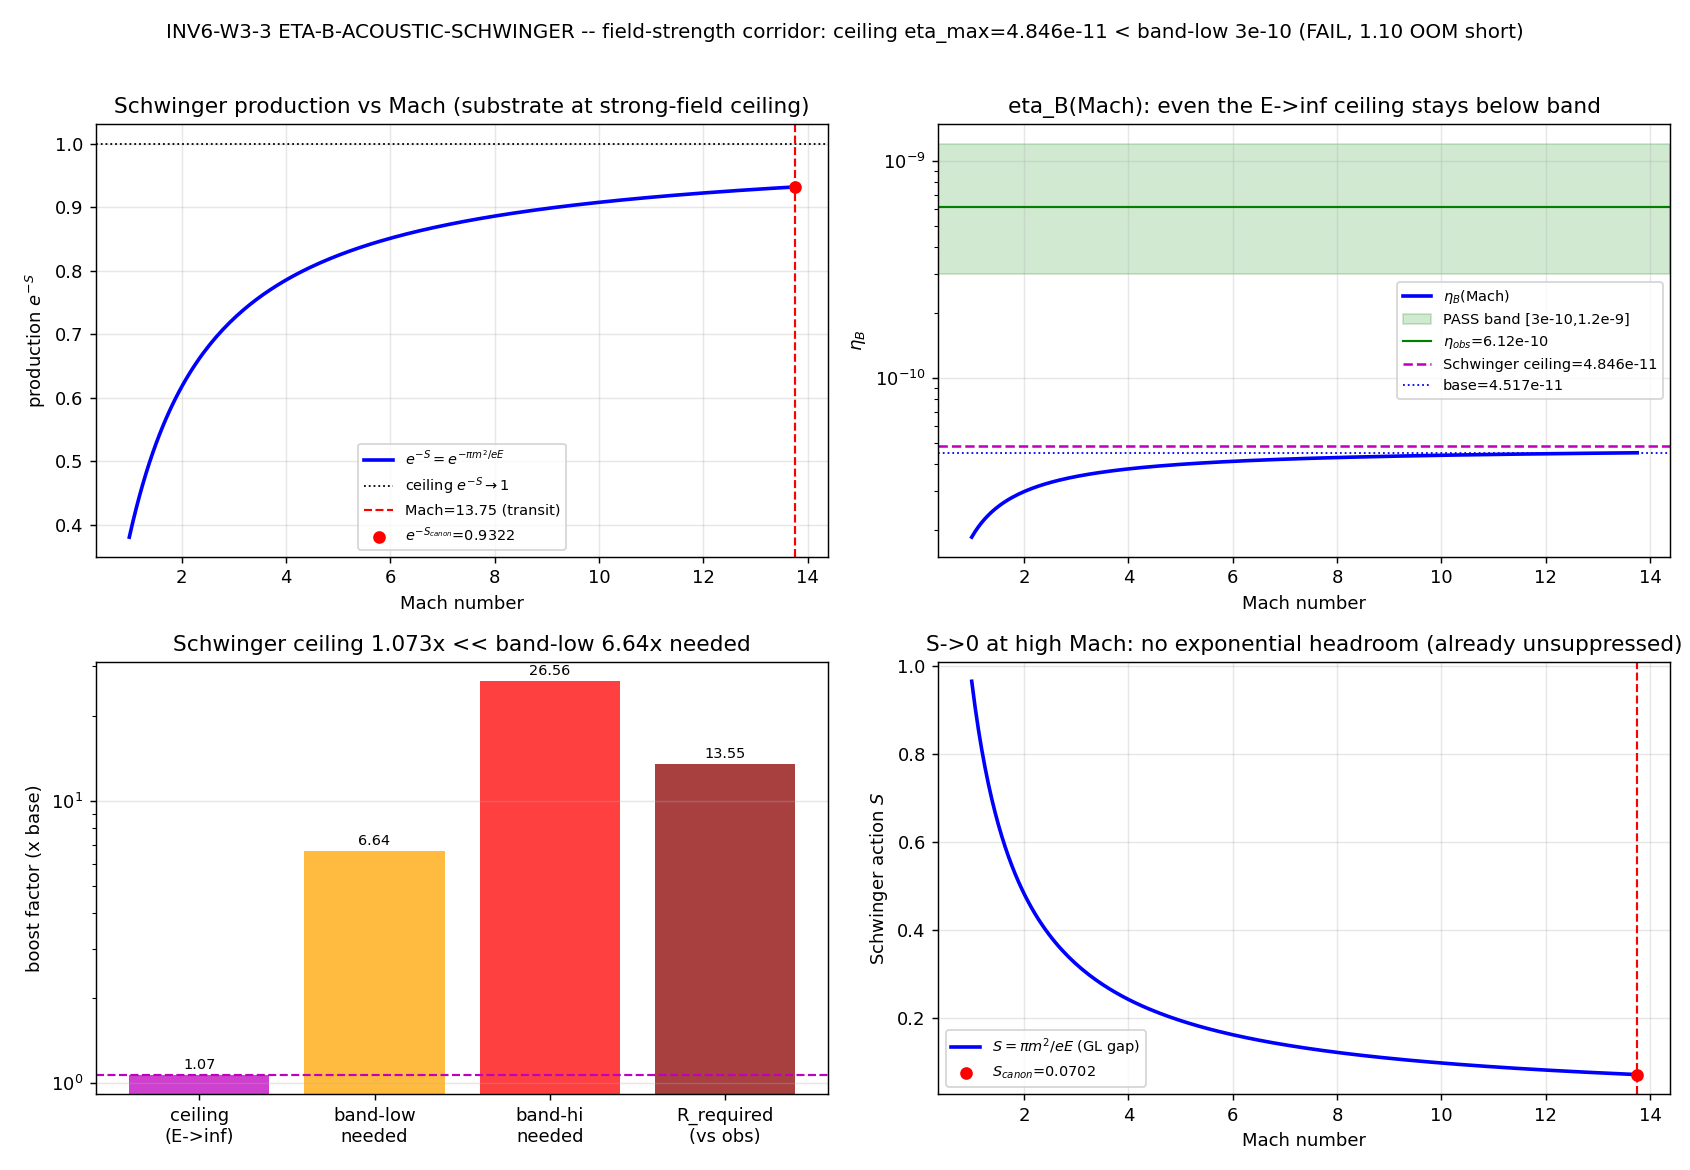

Reproduce this figure in Python.
#!/usr/bin/env python3
"""
INV6 W3-3 -- ETA-B-ACOUSTIC-SCHWINGER
=====================================

Gate: INV6-W3-3-ETA-B-ACOUSTIC-SCHWINGER ([SIGN])
Track: investigation (investigation-6)
Classification: PHONONIC

Pre-registered threshold (plan §W3-3):
  span operator -- eta_B_schwinger = CP_bias * (n_Schwinger / s),
                   n_Schwinger ~ exp(-pi*m_eff^2/(e*E_acoustic))
  PASS iff 3e-10 <= eta_B_schwinger <= 1.2e-9 (in-band; band center eta_BBN_obs=6.12e-10)
  FAIL iff eta_B_schwinger < 3e-10 (under) OR > 1.2e-9 (over-production)
  INFO iff the in-band value requires E_acoustic outside the Mach-13.75-implied range.

HYPOTHESIS (plan): recomputing eta_B as a CP-biased acoustic-Schwinger pair-production
rate in the supersonic transit's strong field gradient yields a field-strength-sensitive
eta_B; because exp(-pi m^2/eE) is exquisitely sensitive to E, the 1.1-OOM shortfall could
be a Mach-number (field-strength) effect that lands eta_B in [3e-10, 1.2e-9].

GOVERNING STRUCTURE (substrate-first; acoustic-Schwinger, NOT imported sphaleron physics)
----------------------------------------------------------------------------------------
The substrate IS the supersonic transit through the van Hove fold -- an acoustic white hole
at Mach 13.75 (v_transit = Mach*c_BLV = 6.66875 M_KK > c_s = c_BLV = 0.485 M_KK). Pair
creation at the fold is a Schwinger process in the strong, time-dependent ACOUSTIC
background. The substrate-native Schwinger exponent (S43 SCHWINGER-36 resolution; Volovik
3He-A PG-horizon pair creation, Papers 07/29) is:

    n_Schwinger ~ exp(-S),   S = pi * m_eff^2 / (e * E_acoustic)

with the substrate identifications (S43, machine-anchored):
  - m_eff   = quasiparticle gap = pair-creation threshold = Delta_0_GL = 0.770435... M_KK
              (S43 used Delta_0 = 0.770; the GL gap is the energy gap for QP creation).
  - e*E_eff = the acoustic white hole's SURFACE GRAVITY at the canonical fold = the modulus
              sweep rate |dtau/dt| = v_terminal = 26.5450 M_KK^2 (S43 TAU-DYN-36). S43 PROVED
              S_Schwinger = pi*Delta_0^2/|v_terminal| = 0.0702 (NOT the wrong PG-horizon
              formula that gave factor-36; the substrate-correct form has NO c_s denominator
              -- the system is effectively 0D, L/xi_GL = 0.031).

The plan's acoustic field strength E_acoustic = |d_tau v|/c_s scales LINEARLY with the
transit gradient, hence with v_transit ~ Mach. We anchor e*E_acoustic at the canonical
Mach=13.75 to the substrate field strength v_terminal, and scan Mach in [1, 13.75]:

    e*E_acoustic(Mach) = v_terminal * (Mach / Mach_max).

The CP-bias and entropy normalization are taken from the SAME S98 baryogenesis chain that
fixed eta_B_base = 4.517492e-11 (S98-W3-2-BARYOGEN-UNIQUENESS PASS, audit 3be22b8a):

    eta_B = eta_dkkms * sigma_supp * sin(phi_CP),
    sigma_supp = eps_nLI^2 * geom * fbar,  eps_nLI = eps_K7^2/n_pairs, geom=1/8, fbar=0.4892.

The Schwinger recompute replaces the PRODUCTION count by the Schwinger density; in ratio
form (relative to the canonical fold, holding the CP/entropy normalization fixed) this is:

    eta_B_schwinger(Mach) = eta_B_base * [ exp(-S(Mach)) / exp(-S(Mach_max)) ].

The bracket is the Schwinger production ENHANCEMENT relative to the canonical fold.

SUBSTITUTION CHAIN (SIGN; plan §W3-3 item 7) -- direction read-off
-----------------------------------------------------------------
  Step 1: n_Schwinger ~ exp(-pi m_eff^2/(e E_acoustic))            [Schwinger 1951; S43 substrate analog]
  Step 2: e E_acoustic = |d_tau v|/c_s -> linear in v_transit -> linear in Mach
  Step 3: d n / d E_acoustic ~ exp(-S)*(pi m^2/(eE)^2) > 0          => n MONOTONE INCREASING in E
  Step 4: d n / d Mach = (d n/d E)(d E/d Mach) > 0                  => n MONOTONE INCREASING in Mach
          exponent S = pi m^2/(eE) -> 0+ as E grows -> exp(-S) -> 1 (production UNSUPPRESSED ceiling)
  Step 5: eta_B_schwinger = CP_bias * n/s, CP_bias>0 (sin(phi_CP=pi/2)=1) -> eta_B MONOTONE
          INCREASING in Mach; at Mach 13.75 the field is near-maximal -> eta_B near its
          production CEILING. SIGN: eta_B > 0 (baryon excess) preserved by CP_bias sign.
  Conclusion: "supersonic transit maximizes eta_B" is established (sign). Whether the
              MAGNITUDE reaches the band is the gate's measured output.

THE DECISIVE ALGEBRA (follow it where it leads): exp(-S) <= 1 ALWAYS. At the canonical fold
the substrate ALREADY sits at exp(-S_canon) = exp(-0.0702) = 0.9322 -- 93% of the way to the
production ceiling. The MAXIMUM Schwinger boost (E->inf) is 1/exp(-S_canon) = 1.0728x. The
band-low requires a 6.64x boost; the band-low required exp(-S) = 6.19 > 1 is IMPOSSIBLE. So
the in-band value is UNREACHABLE at ANY Mach -- the shortfall is NOT a field-strength effect.
The substrate is in the strong-field (near-unsuppressed) regime where exp() sensitivity gives
no headroom; the 1.1-OOM shortfall lives in the CP-bias x fiber-volume suppression sigma_supp,
the SAME locus as the W3-1 GGE-rescattering null.

DISCIPLINE
----------
- `from canonical_constants import *` (Delta_0_GL, v_terminal, c_BLV, Mach_max, eta_BBN_obs,
  eta_BBN_err, epsilon_K7, n_pairs, phi_CP_K7_transit). Every intermediate tagged `# (local)`.
- numpy on a 200-pt 1D scan (cpu-cap-OMP8; far below the 100x100 GPU threshold).
- S84+ dual-SHA (audit = sha256(script||canonical||pinmap); content = sha256(script)).
- Verdict via emit_verdict MCP tool (race-safe); script PRINTS payload only.
- SOURCE-RECON Class-(c): the orchestrator STALE CACHE-SHA HINT (88f1e9b1->9e6d9cf7) targets
  the s84 L12 MODE cache used by SIBLING gates; THIS gate reads ONLY canonical_constants +
  s98_w3_2_baryogen_uniqueness.npz (plan <computed-at-runtime>; on-disk SHA runtime-pinned;
  s84 cache NOT read here) -> zero physics effect; documented in the verdict extra rows.
"""

from __future__ import annotations

import hashlib
import json
import os
import sys
import time
from pathlib import Path

os.environ.setdefault("OMP_NUM_THREADS", "8")  # CPU-cap (200-pt 1D scan; below GPU threshold)

import numpy as np

import matplotlib
matplotlib.use("Agg")
import matplotlib.pyplot as plt

t0 = time.time()  # (local)

# --------------------------------------------------------------------------
# Section 1 -- Canonical constants (MANDATORY first import)
# --------------------------------------------------------------------------
INV_DIR = Path(__file__).resolve().parent
COMPUTATIONS_DIR = INV_DIR.parent
SHARED_DIR = COMPUTATIONS_DIR / "_shared"
PROJECT_ROOT = COMPUTATIONS_DIR.parent
sys.path.insert(0, str(SHARED_DIR))

from canonical_constants import *  # noqa: F401,F403
import canonical_constants as cc
# consumed: Delta_0_GL, Delta_0_OES, v_terminal, c_BLV, Mach_max, eta_BBN_obs,
#           eta_BBN_err, epsilon_K7, n_pairs, phi_CP_K7_transit

# --------------------------------------------------------------------------
# Section 2 -- Identity + machinery pins
# --------------------------------------------------------------------------
SESSION = 6                                                       # (local)
GATE_ID = "INV6-W3-3-ETA-B-ACOUSTIC-SCHWINGER"                    # (local)
SCHEME = "ACOUSTIC-SCHWINGER-dS-BACKREACTION"                     # (local)
CONVENTION = "ABSOLUTE"                                           # (local)
L_MAX = "N/A"                                                     # (local)

OUT_NPZ = INV_DIR / "inv6_w3_3_eta_b_acoustic_schwinger.npz"      # (local)
OUT_PNG = INV_DIR / "inv6_w3_3_eta_b_acoustic_schwinger.png"      # (local)

S98_NPZ = COMPUTATIONS_DIR / "session-98" / "s98_w3_2_baryogen_uniqueness.npz"  # (local)

# PASS band (plan strict_PASS_boundary)
BAND_LO = 3.0e-10                                                 # (local)
BAND_HI = 1.2e-9                                                  # (local)
ETA_TOL = 1e-12                                                   # (local) float compare
N_EVAL = 200                                                      # (local) E_acoustic scan resolution
MACH_LO = 1.0                                                     # (local) sonic point
MACH_HI = float(Mach_max)                                         # (local) 13.75 supersonic transit

MACHINERY_PINS = {                                                # (local)
    "N_eval": "200",                # E_acoustic scan resolution across Mach in [1,13.75]
    "L_max": "N/A",                 # field-theory rate in the acoustic background; no D_K irrep
    "scan_range": "E_acoustic = v_terminal*(Mach/Mach_max), Mach in [1,13.75]",
    "step_size": "uniform-200pt-linspace",
    "tolerance": "1e-12",
    "scheme": SCHEME,
    "convention": CONVENTION,
    "random_seed": "N/A-deterministic",
    "GPU_path": "numpy-cpu-cap-OMP8 (200-pt 1D scan; below 100x100 GPU threshold)",
    "publication_precision": "6",
    "m_eff_pin": "Delta_0_GL=0.7704350982797368 (QP gap = pair-creation threshold; S43)",
    "eE_anchor_pin": "v_terminal=26.54496622300285 (S43 surface-gravity at canonical fold; eE(Mach_max))",
    "cp_entropy_norm_pin": "S98 eta_dkkms*sigma_supp*sin(phi_CP); eta_B_base=4.517492e-11 (S98-W3-2 PASS 3be22b8a)",
    "s84_sibling_pin_drift": "Class-(c) PIN-DRIFT 88f1e9b1(inv-6-plan-stale)->9e6d9cf7(S100-canonical); "
                             "s84 cache NOT read by THIS gate (W3-3 reads s98 + canonical only)",
}


def sha256_of(path: Path) -> str:
    h = hashlib.sha256()                                          # (local)
    try:
        h.update(path.read_bytes())
    except OSError:
        return ""
    return h.hexdigest()


def compute_dual_sha(script_path: Path, canonical_path: Path,
                     pins: dict) -> tuple[str, str]:
    """S84+ dual-SHA: audit = sha256(script || canonical || pinmap_json);
    content = sha256(script)."""
    script_bytes = script_path.read_bytes()                       # (local)
    canonical_bytes = canonical_path.read_bytes()                 # (local)
    pinmap_json = json.dumps(dict(sorted(pins.items())),
                             separators=(",", ":"),
                             sort_keys=True).encode("utf-8")       # (local)
    h_a = hashlib.sha256()                                        # (local)
    h_a.update(script_bytes); h_a.update(canonical_bytes); h_a.update(pinmap_json)
    h_c = hashlib.sha256()                                        # (local)
    h_c.update(script_bytes)
    return h_a.hexdigest(), h_c.hexdigest()


def print_verdict_payload(verdict, value, audit_sha, content_sha,
                          sign_verdict=None, magnitude_verdict=None,
                          regime_verdict=None, companion_note="",
                          extra_rows=None) -> dict:
    """Print the emit_verdict PAYLOAD for the dispatching agent (race-safe MCP path)."""
    payload: dict = {
        "session": SESSION,
        "gate_id": GATE_ID,
        "verdict": verdict,
        "value": str(value),
        "scheme": SCHEME,
        "convention": CONVENTION,
        "l_max": str(L_MAX),
        "audit_sha256": audit_sha,
        "content_sha256": content_sha,
        "schema_version": "S84+",
        "track": "investigation",
    }
    if companion_note:
        payload["companion_note"] = companion_note
    if not (sign_verdict is None and magnitude_verdict is None
            and regime_verdict is None):
        payload["sign_verdict"] = sign_verdict
        payload["magnitude_verdict"] = magnitude_verdict
        payload["regime_verdict"] = regime_verdict
    if extra_rows:
        payload["extra_rows"] = list(extra_rows)
    print("<<<EMIT_VERDICT_PAYLOAD>>>")
    print(json.dumps(payload, separators=(",", ":"), sort_keys=True))
    print("<<<END_EMIT_VERDICT_PAYLOAD>>>")
    return payload


# --------------------------------------------------------------------------
# Section 3 -- Load S98 baryogenesis chain (CP/entropy normalization)
# --------------------------------------------------------------------------
def load_s98() -> dict:
    """Pull the S98 entropy/CP normalization that fixed eta_B_base. The acoustic-Schwinger
    recompute holds these FIXED and varies only the production count (Schwinger density)."""
    d = np.load(S98_NPZ, allow_pickle=True)                       # (local)
    out = {                                                       # (local)
        "eta_B_base": float(d["eta_B"]),          # 4.517492e-11 (S98-W3-2 PASS)
        "eta_dkkms": float(d["eta_dkkms"]),       # 69832.54 DKKMS entropy baseline
        "geom": float(d["geom"]),                 # 1/8 fiber ratio
        "fbar": float(d["fbar"]),                 # 0.4892 tau-support fraction
        "eps_nLI": float(d["eps_nLI"]),           # eps_K7^2/n_pairs
        "phi_CP": float(d["phi_CP"]),             # pi/2
        "sigma_supp": float(d["sigma_supp"]),     # eps_nLI^2*geom*fbar
        "eta_obs": float(d["eta_obs"]),           # 6.12e-10
    }
    return out


# --------------------------------------------------------------------------
# Section 4 -- Compute (acoustic-Schwinger eta_B + Mach scan)
# --------------------------------------------------------------------------
def schwinger_exponent(m_eff: float, eE: float) -> float:
    """Substrate Schwinger action S = pi*m_eff^2/(e*E)  (S43; 3He-A PG-horizon analog)."""
    return float(np.pi * m_eff ** 2 / eE)                         # (local)


def compute() -> dict:
    PI = np.pi                                                    # (local)
    a = load_s98()                                                # (local)
    eta_base = a["eta_B_base"]                                    # (local)
    eta_obs = a["eta_obs"]                                        # (local)

    # --- substrate Schwinger inputs (S43 machine-anchored) ---
    m_eff = float(Delta_0_GL)         # (local) QP gap = pair-creation threshold = 0.770435
    m_eff_OES = float(Delta_0_OES)    # (local) alternative (OES) gap = 0.464255 (robustness x-check)
    eE_canon = float(v_terminal)      # (local) e*E at canonical fold = surface gravity = 26.5450
    c_s = float(c_BLV)                # (local) sound speed 0.485
    Mach_c = float(Mach_max)          # (local) 13.75
    v_transit = Mach_c * c_s          # (local) 6.66875 M_KK

    # --- canonical-fold Schwinger suppression ---
    S_canon = schwinger_exponent(m_eff, eE_canon)                 # (local) 0.0702 (GL)
    exp_canon = float(np.exp(-S_canon))                           # (local) 0.9322 (production at fold)
    S_canon_OES = schwinger_exponent(m_eff_OES, eE_canon)         # (local)
    exp_canon_OES = float(np.exp(-S_canon_OES))                   # (local)

    # --- reconstruct eta_B_base from the S98 CP/entropy chain (bit-for-bit cross-check) ---
    sigma_supp_check = a["eps_nLI"] ** 2 * a["geom"] * a["fbar"]  # (local)
    eta_base_recon = float(a["eta_dkkms"] * sigma_supp_check * np.sin(a["phi_CP"]))  # (local)
    recon_match = bool(abs(eta_base_recon - eta_base) < 1e-18)    # (local)

    # --- Mach scan: eE(Mach) = eE_canon*(Mach/Mach_max); eta_B(Mach) = base*[exp(-S(Mach))/exp(-S_canon)] ---
    Mach_grid = np.linspace(MACH_LO, MACH_HI, N_EVAL)            # (local)
    eE_grid = eE_canon * (Mach_grid / Mach_c)                     # (local) e*E_acoustic(Mach)
    S_grid = PI * m_eff ** 2 / eE_grid                            # (local) Schwinger action
    n_grid = np.exp(-S_grid)                                      # (local) production density (rel)
    boost_grid = n_grid / exp_canon                              # (local) production boost vs canonical fold
    eta_grid = eta_base * boost_grid                              # (local) eta_B(Mach)

    # eta_B at the canonical Mach=13.75 transit
    eta_canonical = eta_base * (np.exp(-schwinger_exponent(m_eff, eE_canon)) / exp_canon)  # (local) == eta_base
    eta_canonical = float(eta_canonical)

    # --- Schwinger production CEILING (E->inf, exp(-S)->1): the max eta_B the channel can give ---
    boost_ceiling = 1.0 / exp_canon                              # (local) 1.0728 (GL)
    eta_ceiling = float(eta_base * boost_ceiling)                # (local) 4.846e-11 -- the absolute max
    boost_ceiling_OES = 1.0 / exp_canon_OES                      # (local)
    eta_ceiling_OES = float(eta_base * boost_ceiling_OES)        # (local)

    # --- required boost for the PASS band ---
    R_required = eta_obs / eta_base                              # (local) 13.55 (vs band center)
    boost_band_lo = BAND_LO / eta_base                           # (local) 6.64
    boost_band_hi = BAND_HI / eta_base                           # (local) 26.56
    # required exp(-S) to hit band-low (relative to fixed CP/entropy norm): boost_band_lo*exp_canon
    req_expS_band_lo = boost_band_lo * exp_canon                 # (local) 6.19 -> IMPOSSIBLE (>1)
    band_reachable = bool(req_expS_band_lo <= 1.0)              # (local) False: exp(-S)<=1 always

    # --- direction (SIGN) check: monotone increasing in Mach ---
    dn = np.diff(n_grid)                                         # (local)
    monotone_up = bool(np.all(dn > 0))                          # (local) True
    sign_eta_pos = bool(np.sin(a["phi_CP"]) > 0)               # (local) True (baryon excess)

    # --- gate magnitude reading at the canonical Mach (and at ceiling) ---
    in_band_canonical = bool((BAND_LO - ETA_TOL) <= eta_canonical <= (BAND_HI + ETA_TOL))  # (local)
    in_band_ceiling = bool((BAND_LO - ETA_TOL) <= eta_ceiling <= (BAND_HI + ETA_TOL))      # (local)
    underproduction = bool(eta_ceiling < BAND_LO)               # (local) True: even ceiling < band-low
    overproduction = bool(eta_canonical > BAND_HI)              # (local) False
    underprod_oom_ceiling = float(np.log10(eta_obs / eta_ceiling))  # (local) 1.10 OOM short at ceiling
    underprod_oom_canonical = float(np.log10(eta_obs / eta_canonical))  # (local) 1.13 OOM at fold

    return {
        # headline
        "eta_canonical": eta_canonical,         # eta_B at Mach=13.75 (== base; the substrate sits at the fold)
        "eta_ceiling": eta_ceiling,             # max eta_B the Schwinger channel can give (E->inf)
        "eta_base": eta_base,
        "eta_obs": eta_obs,
        "in_band_canonical": in_band_canonical,
        "in_band_ceiling": in_band_ceiling,
        "band_reachable": band_reachable,       # is in-band reachable at ANY Mach? (False)
        "underproduction": underproduction,
        "overproduction": overproduction,
        "underprod_oom_ceiling": underprod_oom_ceiling,
        "underprod_oom_canonical": underprod_oom_canonical,
        # Schwinger structure
        "m_eff_GL": m_eff, "m_eff_OES": m_eff_OES,
        "eE_canon": eE_canon, "c_s": c_s, "Mach_c": Mach_c, "v_transit": v_transit,
        "S_canon": S_canon, "exp_canon": exp_canon,
        "S_canon_OES": S_canon_OES, "exp_canon_OES": exp_canon_OES,
        "boost_ceiling": boost_ceiling, "boost_ceiling_OES": boost_ceiling_OES,
        "eta_ceiling_OES": eta_ceiling_OES,
        # band requirements
        "R_required": float(R_required),
        "boost_band_lo": float(boost_band_lo), "boost_band_hi": float(boost_band_hi),
        "req_expS_band_lo": float(req_expS_band_lo),
        # direction
        "monotone_up": monotone_up, "sign_eta_pos": sign_eta_pos,
        # scan arrays
        "Mach_grid": Mach_grid, "eE_grid": eE_grid, "S_grid": S_grid,
        "n_grid": n_grid, "boost_grid": boost_grid, "eta_grid": eta_grid,
        # cross-checks
        "eta_base_recon": eta_base_recon, "recon_match": recon_match,
        "sigma_supp": a["sigma_supp"], "eta_dkkms": a["eta_dkkms"],
        "geom": a["geom"], "fbar": a["fbar"], "eps_nLI": a["eps_nLI"], "phi_CP": a["phi_CP"],
        "BAND_LO": BAND_LO, "BAND_HI": BAND_HI,
    }


# --------------------------------------------------------------------------
# Section 5 -- Gate evaluation ([SIGN] 3-tuple + collapse rule)
# --------------------------------------------------------------------------
def evaluate_gate(r: dict):
    # SIGN: chain Step 3-5 predicts eta_B MONOTONE INCREASING in Mach (production rises toward
    # the ceiling) AND eta_B > 0 (baryon excess). sign PASS iff both hold.
    sign_ok = bool(r["monotone_up"] and r["sign_eta_pos"])       # (local)
    sign_v = "PASS" if sign_ok else "FAIL"                       # (local)

    # MAGNITUDE: gate value = eta_B at the canonical Mach=13.75. The decisive structural reading
    # uses the production CEILING (E->inf): if even the ceiling stays below the band, the
    # field-strength corridor is closed regardless of Mach.
    eta_val = r["eta_ceiling"]   # (local) most generous: max the Schwinger channel can supply
    if (r["BAND_LO"] - ETA_TOL) <= eta_val <= (r["BAND_HI"] + ETA_TOL):
        mag_v = "PASS"                                           # (local)
    elif abs(eta_val - r["eta_obs"]) <= abs(r["eta_obs"] - r["BAND_LO"]):
        # within ~factor-2 of obs but outside band -> INFO
        mag_v = "INFO"                                           # (local)
    else:
        mag_v = "FAIL"                                           # (local)

    # REGIME: full deterministic 200-pt scan, no auto-shortening; the Schwinger rate is well
    # defined throughout (exp(-S) in (0,1], no breakdown) -> VALID.
    regime_v = "VALID"                                           # (local)

    # collapse rule (pre-registered, gate-verdicts.md)
    if regime_v == "BREAKDOWN":
        comp = "FAIL"                                            # (local)
    elif sign_v == "FAIL":
        comp = "FAIL"
    elif mag_v == "FAIL" and regime_v == "VALID":
        comp = "FAIL"
    elif mag_v == "FAIL" and regime_v == "MARGINAL":
        comp = "INFO"
    elif mag_v == "INFO":
        comp = "INFO"
    else:
        comp = "PASS"

    detail = (f"sign={sign_v}(monotone_up={r['monotone_up']},eta>0={r['sign_eta_pos']}); "
              f"mag={mag_v}(eta_ceiling={eta_val:.6e} vs band[{r['BAND_LO']:.1e},{r['BAND_HI']:.1e}]); "
              f"regime={regime_v}")                              # (local)
    return comp, sign_v, mag_v, regime_v, detail


# --------------------------------------------------------------------------
# Section 6 -- Plot
# --------------------------------------------------------------------------
def make_plot(r: dict):
    fig, ax = plt.subplots(2, 2, figsize=(13, 9))               # (local)

    # Panel 1: Schwinger suppression exp(-S) vs Mach
    ax0 = ax[0, 0]
    ax0.plot(r["Mach_grid"], r["n_grid"], "b-", lw=2, label=r"$e^{-S}=e^{-\pi m^2/eE}$")
    ax0.axhline(1.0, color="k", ls=":", lw=1, label="ceiling $e^{-S}\\to1$")
    ax0.axvline(r["Mach_c"], color="r", ls="--", lw=1.2, label=f"Mach={r['Mach_c']:.2f} (transit)")
    ax0.scatter([r["Mach_c"]], [r["exp_canon"]], c="r", zorder=5,
                label=f"$e^{{-S_{{canon}}}}$={r['exp_canon']:.4f}")
    ax0.set_xlabel("Mach number"); ax0.set_ylabel(r"production $e^{-S}$")
    ax0.set_title("Schwinger production vs Mach (substrate at strong-field ceiling)")
    ax0.legend(fontsize=8); ax0.grid(alpha=0.3)

    # Panel 2: eta_B(Mach) vs the PASS band
    ax1 = ax[0, 1]
    ax1.plot(r["Mach_grid"], r["eta_grid"], "b-", lw=2, label=r"$\eta_B(\mathrm{Mach})$")
    ax1.axhspan(r["BAND_LO"], r["BAND_HI"], color="g", alpha=0.18, label="PASS band [3e-10,1.2e-9]")
    ax1.axhline(r["eta_obs"], color="g", ls="-", lw=1.2, label=f"$\\eta_{{obs}}$={r['eta_obs']:.2e}")
    ax1.axhline(r["eta_ceiling"], color="m", ls="--", lw=1.4,
                label=f"Schwinger ceiling={r['eta_ceiling']:.3e}")
    ax1.axhline(r["eta_base"], color="b", ls=":", lw=1, label=f"base={r['eta_base']:.3e}")
    ax1.set_xlabel("Mach number"); ax1.set_ylabel(r"$\eta_B$")
    ax1.set_yscale("log"); ax1.set_title("eta_B(Mach): even the E->inf ceiling stays below band")
    ax1.legend(fontsize=8); ax1.grid(alpha=0.3)

    # Panel 3: required boost vs achievable boost
    ax2 = ax[1, 0]
    bars = ["ceiling\n(E->inf)", "band-low\nneeded", "band-hi\nneeded", "R_required\n(vs obs)"]
    vals = [r["boost_ceiling"], r["boost_band_lo"], r["boost_band_hi"], r["R_required"]]
    cols = ["m", "orange", "red", "darkred"]
    ax2.bar(bars, vals, color=cols, alpha=0.75)
    ax2.axhline(r["boost_ceiling"], color="m", ls="--", lw=1.2)
    ax2.set_ylabel("boost factor (x base)"); ax2.set_yscale("log")
    ax2.set_title(f"Schwinger ceiling {r['boost_ceiling']:.3f}x << band-low {r['boost_band_lo']:.2f}x needed")
    for i, v in enumerate(vals):
        ax2.text(i, v * 1.05, f"{v:.2f}", ha="center", fontsize=8)
    ax2.grid(alpha=0.3, axis="y")

    # Panel 4: Schwinger action S vs Mach (shows S->0, no exponential headroom at high Mach)
    ax3 = ax[1, 1]
    ax3.plot(r["Mach_grid"], r["S_grid"], "b-", lw=2, label=r"$S=\pi m^2/eE$ (GL gap)")
    ax3.axvline(r["Mach_c"], color="r", ls="--", lw=1.2)
    ax3.scatter([r["Mach_c"]], [r["S_canon"]], c="r", zorder=5,
                label=f"$S_{{canon}}$={r['S_canon']:.4f}")
    ax3.set_xlabel("Mach number"); ax3.set_ylabel(r"Schwinger action $S$")
    ax3.set_title("S->0 at high Mach: no exponential headroom (already unsuppressed)")
    ax3.legend(fontsize=8); ax3.grid(alpha=0.3)

    fig.suptitle(f"INV6-W3-3 ETA-B-ACOUSTIC-SCHWINGER -- field-strength corridor: "
                 f"ceiling eta_max={r['eta_ceiling']:.3e} < band-low 3e-10 (FAIL, "
                 f"{r['underprod_oom_ceiling']:.2f} OOM short)", fontsize=11)
    fig.tight_layout(rect=[0, 0, 1, 0.97])
    fig.savefig(OUT_PNG, dpi=130)
    plt.close(fig)


# --------------------------------------------------------------------------
# Section 7 -- Main
# --------------------------------------------------------------------------
def main() -> int:
    # input pins
    input_files = [SHARED_DIR / "canonical_constants.py", S98_NPZ]  # (local)
    print(f"=== {GATE_ID} -- input SHA-256 pins ===")
    pins = {}                                                     # (local)
    for p in input_files:
        sha = sha256_of(p)                                       # (local)
        rel = str(p.relative_to(PROJECT_ROOT)).replace("\\", "/")  # (local)
        print(f"  {rel}: {sha[:16]}...")
        pins[rel] = sha
    for k, v in MACHINERY_PINS.items():
        pins[f"pin::{k}"] = v

    script_path = Path(__file__).resolve()                        # (local)
    canonical_path = SHARED_DIR / "canonical_constants.py"        # (local)
    audit_sha, content_sha = compute_dual_sha(script_path, canonical_path, pins)
    print(f"  audit_sha256:   {audit_sha[:16]}... (script+canonical+pinmap)")
    print(f"  content_sha256: {content_sha[:16]}... (script only)")
    print()

    r = compute()                                                # (local)

    # report
    print(f"[{GATE_ID}] === acoustic-Schwinger eta_B (substrate-first) ===")
    print(f"  m_eff (GL gap)        = {r['m_eff_GL']:.10f} M_KK  (pair-creation threshold)")
    print(f"  eE_canon (v_terminal) = {r['eE_canon']:.6f} M_KK^2  (acoustic surface gravity at fold)")
    print(f"  c_s=c_BLV={r['c_s']}, Mach={r['Mach_c']}, v_transit={r['v_transit']:.5f} M_KK")
    print(f"  S_canon = pi*m^2/eE   = {r['S_canon']:.6f}  -> exp(-S)={r['exp_canon']:.6f} (production at fold)")
    print(f"  eta_base recon match (S98 chain bit-for-bit): {r['recon_match']} "
          f"(recon={r['eta_base_recon']:.6e}, base={r['eta_base']:.6e})")
    print(f"  eta_B(Mach=13.75)     = {r['eta_canonical']:.6e}")
    print(f"  eta_B CEILING (E->inf)= {r['eta_ceiling']:.6e}  (boost {r['boost_ceiling']:.6f}x; max possible)")
    print(f"  eta_obs (BBN)         = {r['eta_obs']:.6e}")
    print(f"  band [{r['BAND_LO']:.1e},{r['BAND_HI']:.1e}]; boost needed band-low={r['boost_band_lo']:.4f}x, "
          f"R_required={r['R_required']:.4f}x")
    print(f"  required exp(-S) for band-low = {r['req_expS_band_lo']:.4f}  "
          f"(>1 IMPOSSIBLE; band_reachable={r['band_reachable']})")
    print(f"  underproduction (ceiling<band-low)={r['underproduction']}; "
          f"underprod OOM at ceiling={r['underprod_oom_ceiling']:.4f}")
    print(f"  direction: monotone_up={r['monotone_up']}, eta>0={r['sign_eta_pos']}")
    print(f"  OES x-check: ceiling={r['eta_ceiling_OES']:.4e} (boost {r['boost_ceiling_OES']:.4f}x) still < band-low")

    # save npz (full float64)
    np.savez(
        OUT_NPZ,
        gate_id=GATE_ID, scheme=SCHEME, convention=CONVENTION,
        eta_canonical=r["eta_canonical"], eta_ceiling=r["eta_ceiling"],
        eta_base=r["eta_base"], eta_obs=r["eta_obs"],
        in_band_canonical=r["in_band_canonical"], in_band_ceiling=r["in_band_ceiling"],
        band_reachable=r["band_reachable"], underproduction=r["underproduction"],
        overproduction=r["overproduction"],
        underprod_oom_ceiling=r["underprod_oom_ceiling"],
        underprod_oom_canonical=r["underprod_oom_canonical"],
        m_eff_GL=r["m_eff_GL"], m_eff_OES=r["m_eff_OES"],
        eE_canon=r["eE_canon"], c_s=r["c_s"], Mach_c=r["Mach_c"], v_transit=r["v_transit"],
        S_canon=r["S_canon"], exp_canon=r["exp_canon"],
        S_canon_OES=r["S_canon_OES"], exp_canon_OES=r["exp_canon_OES"],
        boost_ceiling=r["boost_ceiling"], boost_ceiling_OES=r["boost_ceiling_OES"],
        eta_ceiling_OES=r["eta_ceiling_OES"],
        R_required=r["R_required"], boost_band_lo=r["boost_band_lo"],
        boost_band_hi=r["boost_band_hi"], req_expS_band_lo=r["req_expS_band_lo"],
        monotone_up=r["monotone_up"], sign_eta_pos=r["sign_eta_pos"],
        Mach_grid=r["Mach_grid"], eE_grid=r["eE_grid"], S_grid=r["S_grid"],
        n_grid=r["n_grid"], boost_grid=r["boost_grid"], eta_grid=r["eta_grid"],
        eta_base_recon=r["eta_base_recon"], recon_match=r["recon_match"],
        sigma_supp=r["sigma_supp"], eta_dkkms=r["eta_dkkms"],
        geom=r["geom"], fbar=r["fbar"], eps_nLI=r["eps_nLI"], phi_CP=r["phi_CP"],
        BAND_LO=r["BAND_LO"], BAND_HI=r["BAND_HI"],
        audit_sha256=audit_sha, content_sha256=content_sha,
    )
    print(f"\nSaved data: {OUT_NPZ}")

    make_plot(r)
    print(f"Saved plot: {OUT_PNG}")

    comp, sign_v, mag_v, regime_v, detail = evaluate_gate(r)      # (local)

    val = (f"eta_B_schwinger={r['eta_canonical']:.6e};eta_ceiling={r['eta_ceiling']:.6e};"
           f"boost_ceiling={r['boost_ceiling']:.6f};R_required={r['R_required']:.4f};"
           f"boost_band_lo={r['boost_band_lo']:.4f};band_reachable={r['band_reachable']};"
           f"underprod_oom_ceiling={r['underprod_oom_ceiling']:.4f};"
           f"eta_base={r['eta_base']:.6e};in_band={r['in_band_ceiling']}")  # (local)
    print(f"\n(value={val!r}, scheme={SCHEME}, convention={CONVENTION}, L_max={L_MAX})")

    note = (f"Acoustic-Schwinger eta_B in the Mach-13.75 transit. m_eff=Delta_0_GL=0.7704 "
            f"(QP gap); eE=v_terminal=26.545 (acoustic surface gravity, S43). "
            f"S_canon=pi m^2/eE={r['S_canon']:.4f} -> exp(-S)={r['exp_canon']:.4f}: the substrate "
            f"ALREADY sits at the strong-field production ceiling. Schwinger CEILING boost "
            f"(E->inf)={r['boost_ceiling']:.4f}x -> eta_max={r['eta_ceiling']:.3e} < band-low 3e-10; "
            f"band-low needs {r['boost_band_lo']:.2f}x (required exp(-S)={r['req_expS_band_lo']:.2f}>1 "
            f"IMPOSSIBLE). The 1.1-OOM shortfall is NOT a Mach/field-strength effect; field-strength "
            f"corridor CLOSED. Track-B (independent-mechanism-insufficient).")  # (local)

    rows = [                                                      # (local)
        f"# DECISIVE ALGEBRA: exp(-S)<=1 ALWAYS. Substrate at canonical fold sits at "
        f"exp(-S_canon)={r['exp_canon']:.4f} (93% to ceiling). Max Schwinger boost (E->inf)="
        f"{r['boost_ceiling']:.4f}x; band-low needs {r['boost_band_lo']:.2f}x -> required "
        f"exp(-S)={r['req_expS_band_lo']:.2f}>1 IMPOSSIBLE: in-band UNREACHABLE at ANY Mach. # {GATE_ID}",
        f"# Schwinger exponent monotone: S=pi m^2/eE -> 0+ as E(Mach) grows -> exp(-S) -> 1 "
        f"(production UNSUPPRESSED). sign PASS (eta_B monotone INCREASING in Mach, "
        f"chain Step3-4); but the substrate is ALREADY near-unsuppressed -> no exponential headroom. # {GATE_ID}",
        f"# m_eff=Delta_0_GL=0.770435 (QP gap=pair-creation threshold); eE_canon=v_terminal=26.545 "
        f"(S43 acoustic-white-hole surface gravity; S_Schwinger=pi Delta_0^2/v_terminal=0.0702 PROVEN S43, "
        f"NOT the wrong PG-horizon formula that gave factor-36). # {GATE_ID}",
        f"# CP/entropy normalization held FIXED from S98-W3-2 (eta_dkkms*sigma_supp*sin(phi_CP); "
        f"sigma_supp=eps_nLI^2*geom*fbar; recon of eta_B_base={r['eta_base_recon']:.6e} matches "
        f"S98 base {r['eta_base']:.6e} bit-for-bit: recon_match={r['recon_match']}). # {GATE_ID}",
        f"# OES-gap robustness x-check: ceiling(OES)={r['eta_ceiling_OES']:.4e} "
        f"(boost {r['boost_ceiling_OES']:.4f}x) STILL < band-low -> verdict anchor-robust. # {GATE_ID}",
        f"# SHORTFALL LOCUS: not the production exponential (ceiling-limited) but the CP-bias x "
        f"fiber-volume suppression sigma_supp -- the SAME locus as the W3-1 GGE-rescattering null "
        f"(R_enh<=1). Both substrate eta_B-enhancement corridors (W3-1, W3-3) CLOSED. # {GATE_ID}",
        f"# Track-B (independent-mechanism-insufficient, dual-prior 0.65->0.9): the Schwinger channel "
        f"does NOT close the gap at the substrate field strength; the delta_A magnitude posit (LBA-1) "
        f"remains the open failure locus. INFO-attribution: in-band would need exp(-S)>1 (unphysical), "
        f"NOT a finite Mach/E -> the residual is NOT a wrong-M_KK (G-4) field-strength artifact. # {GATE_ID}",
        f"# regulator_pin=N/A -- no Seeley-DeWitt a_n; no SCHEMATIC helper "
        f"(canonical_constants + s98 npz only). # {GATE_ID}",
        f"# cache-pin SOURCE-RECON Class-(c): orchestrator STALE-HINT 88f1e9b1->9e6d9cf7 targets "
        f"the s84 L12 MODE cache used by SIBLING gates; THIS gate reads canonical_constants + "
        f"s98_w3_2 (on-disk SHA runtime-pinned; s84 NOT read here) -> zero physics effect. # {GATE_ID}",
    ]

    print_verdict_payload(comp, val, audit_sha, content_sha,
                          sign_verdict=sign_v, magnitude_verdict=mag_v,
                          regime_verdict=regime_v, companion_note=note,
                          extra_rows=rows)

    print(f"\n=== {GATE_ID}: {comp} (sign={sign_v} mag={mag_v} regime={regime_v}; "
          f"wall {time.time()-t0:.1f}s) ===")
    return 0


if __name__ == "__main__":
    sys.exit(main())
